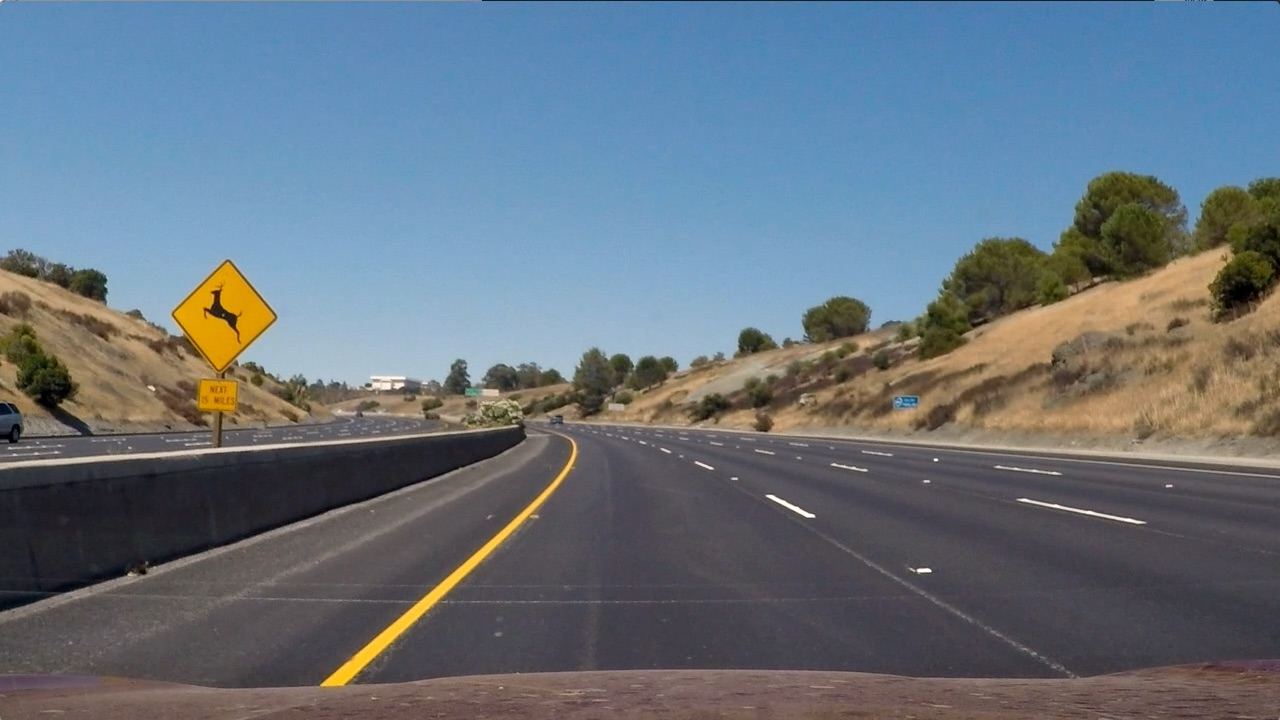
#> input picture test_images/test2.jpg, 1280 x 720 px
$ python image_pipline.py   (older library calls are emulated)
#> lines starting #> are read from the running program, lines starting #| are printed output that depends on the picture; after the words box and inside, x2 and y2 are one past the last pixel; in counts of white or black regions, pixels touching at a corner belong together
### camera_undistort.py
def calc_calibration_params():
    """Calculate and return camera matrix and distortion coefficients."""
    import cv2
    import glob
    import numpy as np

    # prepare object points, like (0,0,0), (1,0,0), (2,0,0) ....
    objp = np.zeros((6 * 9, 3), np.float32)
    objp[:, :2] = np.mgrid[0:9, 0:6].T.reshape(-1, 2)

    # Arrays to store object points and image points from all the images.
    obj_points = []  # 3d points in real world space
    img_points = []  # 2d points in image plane.

    # Make a list of calibration images
    images = glob.glob('camera_cal/calibration*.jpg')

    # Step through the list and search for chessboard corners
    for idx, filename in enumerate(images):
        image = cv2.imread(filename)
        gray = cv2.cvtColor(image, cv2.COLOR_BGR2GRAY)

        # Find the chessboard corners
        ret, corners = cv2.findChessboardCorners(gray, (9, 6), None)

        # If found, add object points, image points
        if ret:
            obj_points.append(objp)
            img_points.append(corners)

    # Do camera calibration given object points and image points
    ret, mtx, dist, rvecs, tvecs = cv2.calibrateCamera(obj_points, img_points, image.shape[1::-1], None, None)
    return mtx, dist


def get_calibration_params():
    """Get the calibration params from pickled file.
       If file not exists, compute it and cache it by pickle."""
    import os
    import pickle

    filename = 'calibration_params.p'
    if os.path.exists(filename):
        return pickle.load(open(filename, 'rb'))
    else:
        mtx, dist = calc_calibration_params()
        with open(filename, 'wb') as f:
            pickle.dump((mtx, dist), f, pickle.HIGHEST_PROTOCOL)
        return mtx, dist


def undistort_image(image):
    """Undistort the image using calculated calibration params"""
    import cv2

    mtx, dist = get_calibration_params()
    return cv2.undistort(image, mtx, dist, None, mtx)


# [18 lines that do not run on import are left out]

### threshold.py
import cv2
import numpy as np


def abs_sobel_thresh(img, orient='x', sobel_kernel=3, thresh=(0, 255)):
    # 1) Convert to grayscale
    gray = cv2.cvtColor(img, cv2.COLOR_RGB2GRAY)

    # 2) Take the derivative in x or y given orient = 'x' or 'y'
    if orient == 'x':
        sobel = cv2.Sobel(gray, cv2.CV_64F, 1, 0, ksize=sobel_kernel)
    else:
        sobel = cv2.Sobel(gray, cv2.CV_64F, 0, 1, ksize=sobel_kernel)

    # 3) Take the absolute value of the derivative or gradient
    abs_sobel = np.absolute(sobel)

    # 4) Scale to 8-bit (0 - 255) then convert to type = np.uint8
    scaled_sobel = np.uint8(abs_sobel * 255 / np.max(abs_sobel))

    # 5) Create a mask of 1's where the scaled gradient magnitude
    # is > thresh_min and < thresh_max
    binary_output = np.zeros_like(scaled_sobel)
    binary_output[(scaled_sobel >= thresh[0]) & (scaled_sobel <= thresh[1])] = 1

    return binary_output


# [41 lines left out: functions mag_thresh, dir_threshold, not called in this run]


def hls_select(img, selected, thresh=(0, 255)):
    # 1) Convert to HLS color space
    hls = cv2.cvtColor(img, cv2.COLOR_RGB2HLS)

    # 2) Apply a threshold to the selected channel
    idx = {'h': 0, 'l': 1, 's': 2}[selected.lower()]
    channel = hls[:, :, idx]

    binary_output = np.zeros_like(channel)
    binary_output[(channel > thresh[0]) & (channel <= thresh[1])] = 1
    return binary_output


# [11 lines left out: function hsv_select, not called in this run]


def suppress_shadow(img):
    r, g, b = img[:, :, 0], img[:, :, 1], img[:, :, 2]

    binary_output = np.zeros_like(r)
    binary_output[(r > 30) | (g > 30) | (b > 30)] = 1
    return binary_output


def rgb_white(img):
    r, g, b = img[:, :, 0], img[:, :, 1], img[:, :, 2]

    binary_output = np.zeros_like(r)
    binary_output[(r >= 210) & (g >= 200) & (b >= 190)] = 1
    return binary_output


def combined_threshold(image):
    """return the binary warp result of the image"""
    ksize = 5

    # Apply each of the thresh-holding functions
    gradx = abs_sobel_thresh(image, orient='x', sobel_kernel=ksize, thresh=(50, 255))
    grady = abs_sobel_thresh(image, orient='y', sobel_kernel=ksize, thresh=(100, 255))
    s_channel = hls_select(image, selected='s', thresh=(180, 255)) & suppress_shadow(image)
    white = rgb_white(image)
    shadowed_yellow = hls_select(image, selected='h', thresh=(18, 63)) & \
                      hls_select(image, selected='s', thresh=(55, 255)) & \
                      hls_select(image, selected='l', thresh=(0, 140))

    combined = gradx | grady | s_channel | shadowed_yellow | white
    return combined


# [21 lines that do not run on import are left out]

### perspective_transform.py
import numpy as np
import cv2

# source matrix
src = np.array([[580, 460],
                [203, 720],
                [1127, 720],
                [705, 460]], dtype=np.float32)

# target matrix to transform to
dst = np.array([[320, 0],
                [320, 720],
                [960, 720],
                [960, 0]], dtype=np.float32)
left_end, right_end = 250, 1080

# transform matrix
trans_matrix = cv2.getPerspectiveTransform(src, dst)
invert_matrix = cv2.getPerspectiveTransform(dst, src)


def original2bird_eye(image):
    return cv2.warpPerspective(image, trans_matrix, image.shape[1::-1], flags=cv2.INTER_LINEAR)


def bird_eye2original(image):
    return cv2.warpPerspective(image, invert_matrix, image.shape[1::-1], flags=cv2.INTER_LINEAR)


# [18 lines that do not run on import are left out]

### find_lane_line.py
from queue import PriorityQueue

import numpy as np
from perspective_transform import left_end, right_end

# Define conversions in x and y from pixels space to meters
ym_per_pix = 30 / 720  # meters per pixel in y dimension
xm_per_pix = 3.7 / 700  # meters per pixel in x dimension


def calc_lane_lines(binary_warped, prev_fit=None):
    # Identify the x and y positions of all nonzero pixels in the image
    nonzero = binary_warped.nonzero()
    nonzero_y = np.array(nonzero[0])
    nonzero_x = np.array(nonzero[1])

    # Search margin for window and fit line area
    margin = 100

    # Lane line points to compute
    left_lane_indices = []
    right_lane_indices = []

    if prev_fit:

        left_fit, right_fit = prev_fit
        left_lane_indices = (
            (nonzero_x > (left_fit[0] * (nonzero_y ** 2) + left_fit[1] * nonzero_y + left_fit[2] - margin)) &
            (nonzero_x < (left_fit[0] * (nonzero_y ** 2) + left_fit[1] * nonzero_y + left_fit[2] + margin)))

        right_lane_indices = (
            (nonzero_x > (right_fit[0] * (nonzero_y ** 2) + right_fit[1] * nonzero_y + right_fit[2] - margin)) &
            (nonzero_x < (right_fit[0] * (nonzero_y ** 2) + right_fit[1] * nonzero_y + right_fit[2] + margin)))

        bottom_y = binary_warped.shape[0] - 1
        left_x_base = left_fit[0] * bottom_y ** 2 + left_fit[1] * bottom_y + left_fit[2]
        right_x_base = right_fit[0] * bottom_y ** 2 + right_fit[1] * bottom_y + right_fit[2]

    else:

        # number of sliding windows and window height
        n_windows = 9
        window_height = np.int(binary_warped.shape[0] / n_windows)

        # minimum number of pixels to recenter window
        min_pixel = 50

        # Get starting point for the left and right lines
        histogram = np.sum(binary_warped[binary_warped.shape[0] / 2:, :], axis=0)
        midpoint = np.int((left_end + right_end) / 2)
        left_x_base = np.argmax(histogram[left_end:midpoint]) + left_end
        right_x_base = np.argmax(histogram[midpoint:right_end]) + midpoint

        # Current positions to be updated for each window
        left_x_current = left_x_base
        right_x_current = right_x_base

        for window in range(n_windows):
            # Identify left and right window boundaries in x and y
            win_y_low = binary_warped.shape[0] - (window + 1) * window_height
            win_y_high = binary_warped.shape[0] - window * window_height
            win_left_x_low = left_x_current - margin
            win_left_x_high = left_x_current + margin
            win_right_x_low = right_x_current - margin
            win_right_x_high = right_x_current + margin

            # Identify the nonzero pixels in x and y within the window
            good_left_indices = ((nonzero_y >= win_y_low) & (nonzero_y < win_y_high) &
                                 (nonzero_x >= win_left_x_low) & (nonzero_x < win_left_x_high)).nonzero()[0]
            good_right_indices = ((nonzero_y >= win_y_low) & (nonzero_y < win_y_high) &
                                  (nonzero_x >= win_right_x_low) & (nonzero_x < win_right_x_high)).nonzero()[0]
            left_lane_indices.append(good_left_indices)
            right_lane_indices.append(good_right_indices)

            # Recenter next window if necessary
            if len(good_left_indices) > min_pixel:
                left_x_current = np.int(np.mean(nonzero_x[good_left_indices]))
            if len(good_right_indices) > min_pixel:
                right_x_current = np.int(np.mean(nonzero_x[good_right_indices]))

        # Concatenate the arrays of indices
        left_lane_indices = np.concatenate(left_lane_indices)
        right_lane_indices = np.concatenate(right_lane_indices)

    # Extract left and right line pixel positions
    left_x = nonzero_x[left_lane_indices]
    left_y = nonzero_y[left_lane_indices]
    right_x = nonzero_x[right_lane_indices]
    right_y = nonzero_y[right_lane_indices]

    # Overlap two lane lines
    move_distance = int(right_x_base - left_x_base)

    left_set = set([(x, y) for x, y in np.dstack((left_x, left_y)).reshape(-1, 2).tolist()])
    right_set = set([(x, y) for x, y in np.dstack((right_x, right_y)).reshape(-1, 2).tolist()])

    queue = PriorityQueue()
    for shift in range(move_distance - 100, move_distance + 100):
        overlap_num = sum([1 for x, y in right_set if (x - shift, y) in left_set])
        queue.put((-1 * overlap_num, shift))
    dist = np.average([queue.get()[1] for _ in range(5)])

    left_x, left_y, right_x, right_y = (
        np.concatenate((left_x, right_x - dist)).astype(np.uint32),
        np.concatenate((left_y, right_y)).astype(np.uint32),
        np.concatenate((right_x, left_x + dist)).astype(np.uint32),
        np.concatenate((right_y, left_y)).astype(np.uint32)
    )

    # Fit a second order polynomial to each
    left_fit = np.polyfit(left_y, left_x, 2)
    right_fit = np.polyfit(right_y, right_x, 2)

    # Generate x and y values for plotting
    plot_y = np.linspace(0, binary_warped.shape[0] - 1, binary_warped.shape[0])
    left_fit_x = left_fit[0] * plot_y ** 2 + left_fit[1] * plot_y + left_fit[2]
    right_fit_x = right_fit[0] * plot_y ** 2 + right_fit[1] * plot_y + right_fit[2]

    left_points = np.dstack((left_x, left_y))
    right_points = np.dstack((right_x, right_y))
    curvature = get_curvature(left_x, left_y, np.max(plot_y))

    out_img = np.dstack((binary_warped, binary_warped, binary_warped)) * 255
    # out_img[nonzero_y[left_lane_indices], nonzero_x[left_lane_indices]] = [255, 0, 0]
    # out_img[nonzero_y[right_lane_indices], nonzero_x[right_lane_indices]] = [0, 0, 255]
    out_img[left_y, left_x] = [255, 0, 0]
    out_img[right_y, right_x] = [0, 0, 255]

    return {
        'left_points': left_points,
        'right_points': right_points,
        'left_fit_x': left_fit_x,
        'right_fit_x': right_fit_x,
        'left_fit': left_fit,
        'right_fit': right_fit,
        'plot_y': plot_y,
        'curvature': curvature,
        'out_img': out_img,
        'binary_warped': binary_warped
    }


# [12 lines left out: function get_curvature, not called in this run]

### image_pipline.py
import numpy as np
import cv2

from camera_undistort import undistort_image
from threshold import combined_threshold
from perspective_transform import original2bird_eye, invert_matrix
from find_lane_line import calc_lane_lines, xm_per_pix


def process_image(image, debug=False):
    undistorted = undistort_image(image)
    threshold = combined_threshold(undistorted)
    bird_eye = original2bird_eye(threshold)
    lane_line_params = calc_lane_lines(bird_eye)
    result = draw_lane_lines(undistorted, lane_line_params)

    if debug:
        f, axarr = plt.subplots(3, 2, figsize=(15, 15))
        axarr[0, 0].imshow(undistorted)
        axarr[0, 0].set_title('Undistorted Image')

        axarr[0, 1].imshow(threshold, cmap='gray')
        axarr[0, 1].set_title('Threshold Image')

        axarr[1, 0].imshow(original2bird_eye(undistorted))
        axarr[1, 0].set_title('Bird Eye Image')

        axarr[1, 1].imshow(bird_eye, cmap='gray')
        axarr[1, 1].set_title('Bird Eye threshold Image')

        axarr[2, 0].imshow(lane_line_params['out_img'])
        axarr[2, 0].plot(lane_line_params['left_fit_x'], lane_line_params['plot_y'], color='yellow')
        axarr[2, 0].plot(lane_line_params['right_fit_x'], lane_line_params['plot_y'], color='yellow')
        axarr[2, 0].set_title('Curvature Image')

        axarr[2, 1].imshow(result)
        axarr[2, 1].set_title('Result Image')
        plt.show()

    return result


# [39 lines left out: function draw_lane_lines, not called in this run]


if __name__ == '__main__':
    import argparse
    import cv2
    import matplotlib.pyplot as plt

    parser = argparse.ArgumentParser('Display processed image.')
    parser.add_argument('-f', default='test_images/test2.jpg', help='path to test image')
    args = parser.parse_args()

    image = cv2.imread(args.f)
#> image is the input picture: shape (720, 1280, 3); mean B, G, R 125.5, 114.6, 102.8
    image = cv2.cvtColor(image, cv2.COLOR_BGR2RGB)
    result = process_image(image, debug=True)
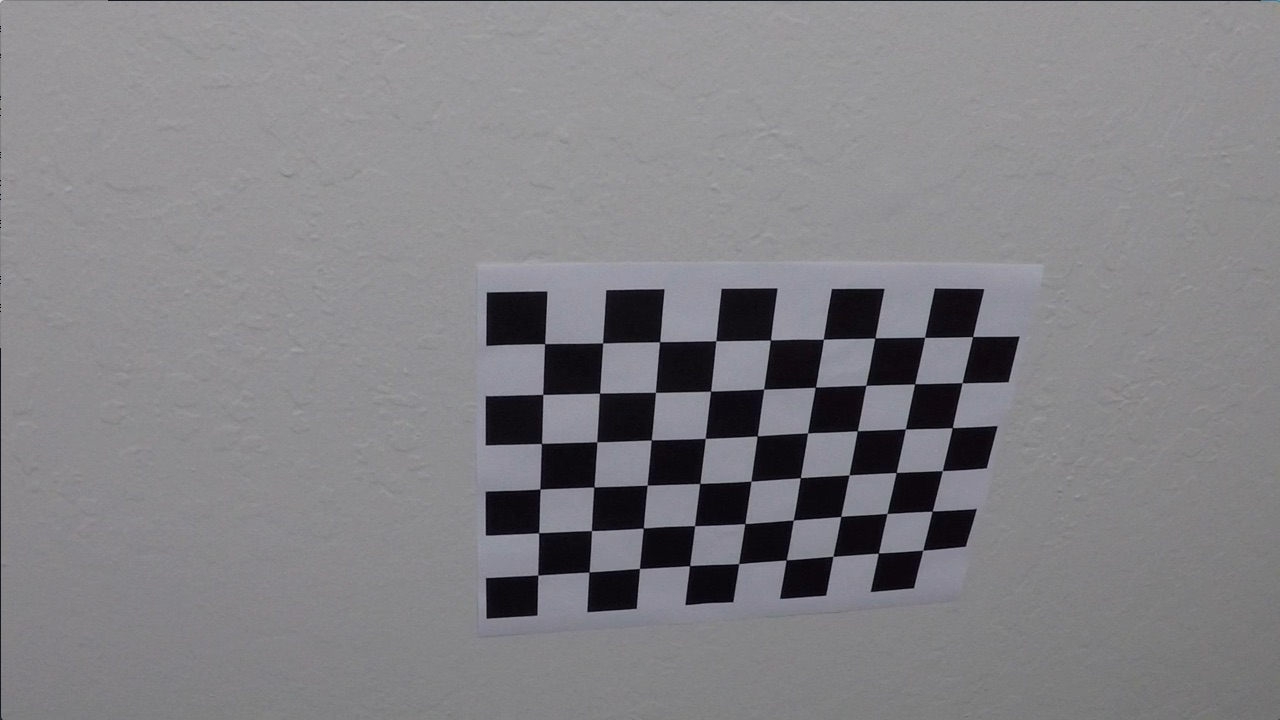
#> input picture camera_cal/calibration10.jpg, 1280 x 720 px
#> in calc_calibration_params, image is the input picture: shape (720, 1280, 3); mean B, G, R 133.1, 129.4, 130.2
#> in calc_calibration_params, `ret, corners = cv2.findChessboardCorners(gray, (9, 6), None)`: ret = True; corners = 54 rows, first 8: [545.3, 343.1], [602.7, 342.8], [660.1, 341.3], [715.8, 340.7], [770.6, 340], [823.5, 339.2], [874.3, 338.5], [925.1, 337.4]
#> in calc_calibration_params, `ret, mtx, dist, rvecs, tvecs = cv2.calibrateCamera(obj_points, img_poi..`: ret = 0.68; mtx = [[1143.7, 0, 681.7], [0, 1109.2, 367.7], [0, 0, 1]]; dist = [[-0.515, 2.99, -0.00876, 0.00937, 1.41]]; rvecs = ([0.451, -0.252, 0.0361],); tvecs = ([-2.31, -0.422, 19.12],)
#> in get_calibration_params, `mtx, dist = calc_calibration_params()`: dist = [[-0.515, 2.99, -0.00876, 0.00937, 1.41]]
#> in combined_threshold, `gradx = abs_sobel_thresh(image, orient='x', sobel_kernel=ksize, thresh..`:
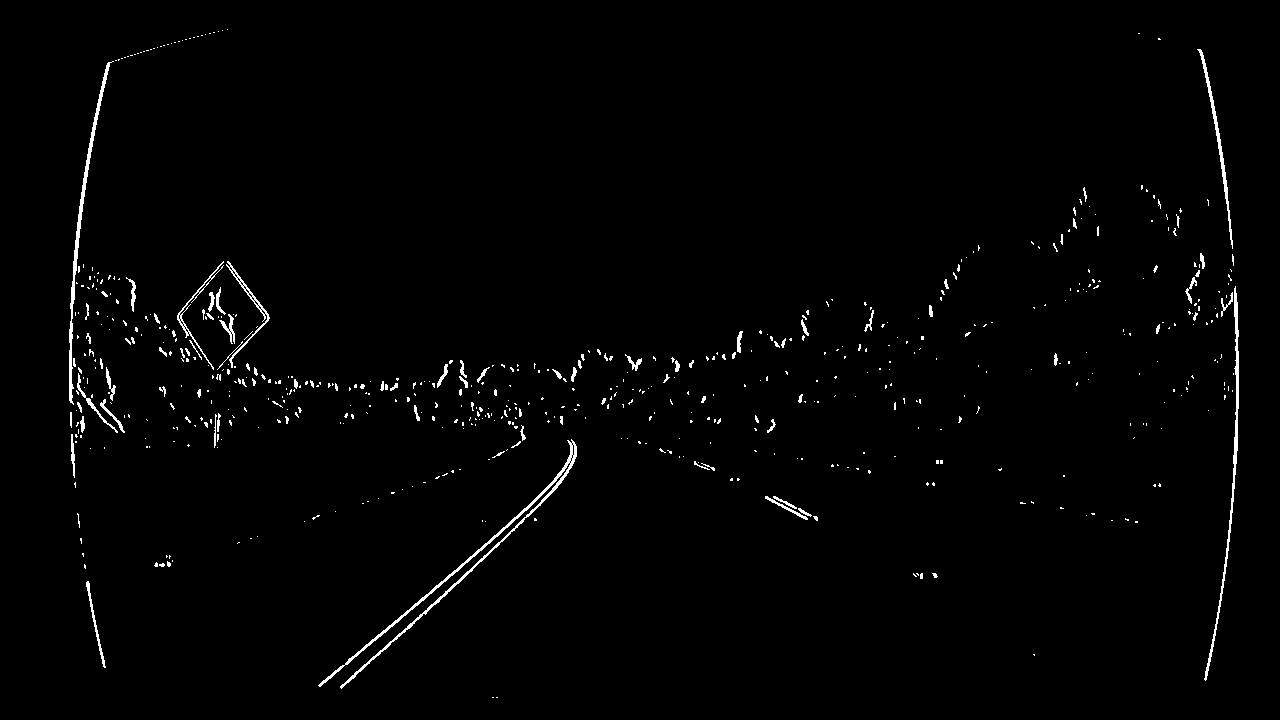
#> gradx: shape (720, 1280); values 0 (black) and 1 (white), 1.3% white in thin lines or dots, all inside (x1, y1, x2, y2) = (69, 29, 1239, 698)
#> call 2 of hls_select, with selected = 'h', thresh = (18, 63)
#> in hls_select (call 2), `channel = hls[:, :, idx]`:
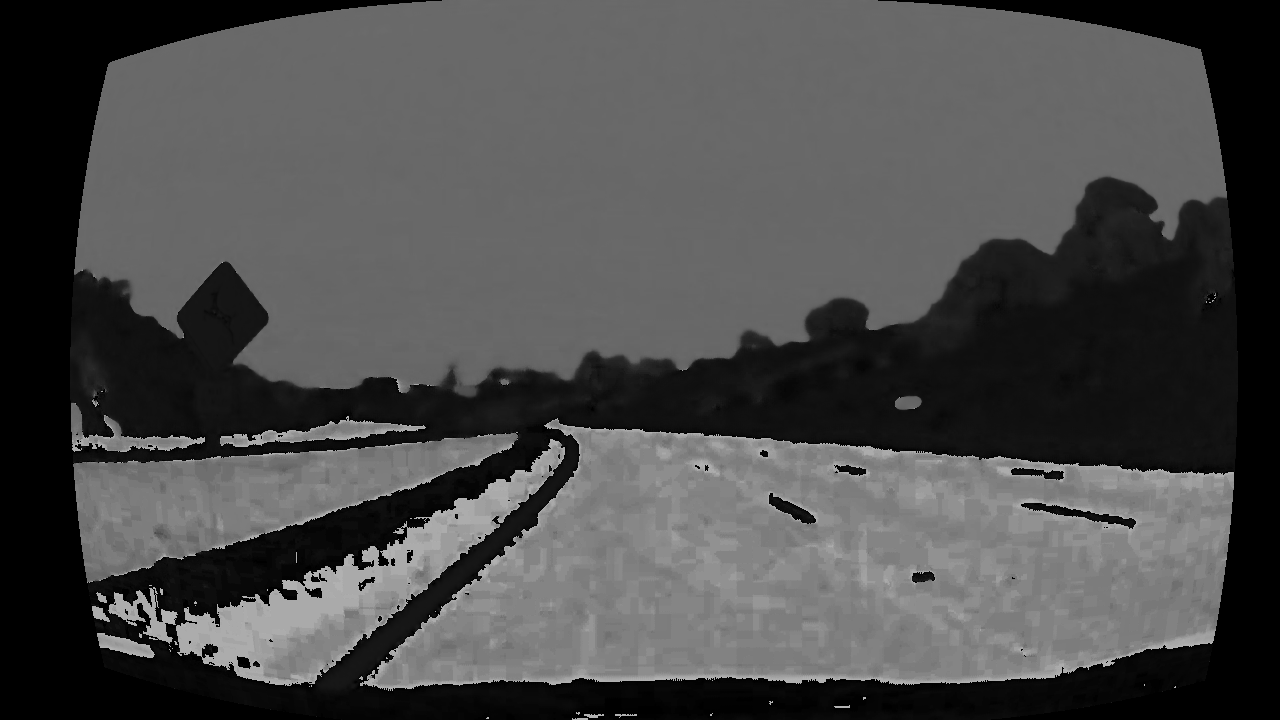
#> channel: shape (720, 1280); min 0, max 179, mean 75.8
#> in original2bird_eye, `return cv2.warpPerspective(image, trans_matrix, image.shape[1::-1], fl..`:
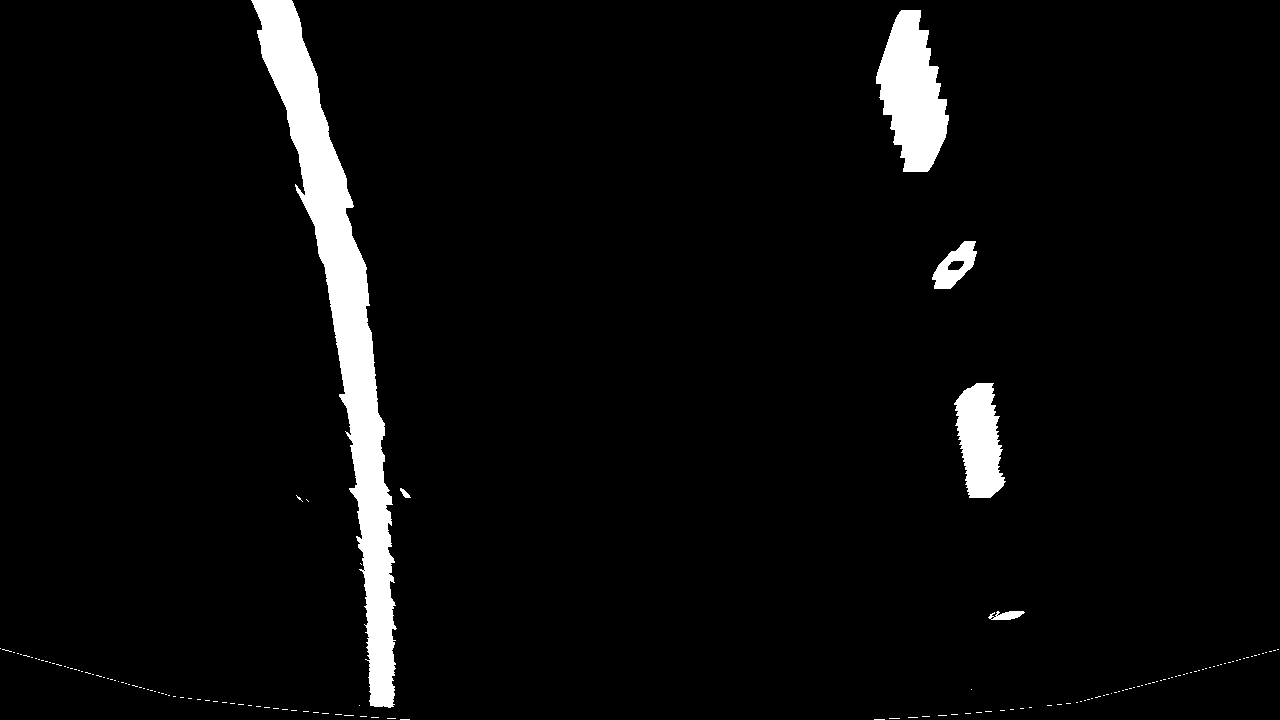
#> returned value: shape (720, 1280); values 0 (black) and 1 (white), 4.2% white; 145 white regions (139 under 20 px), largest, box (x1, y1, x2, y2) and area: (251, 0, 397, 708) 24947, (876, 10, 949, 172) 7535, (954, 383, 1006, 498) 4111, (932, 241, 977, 289) 1112, (988, 611, 1025, 620) 224, (400, 488, 411, 498) 52
#> in calc_lane_lines, `nonzero = binary_warped.nonzero()`: nonzero = 38494 positions, rows 0 to 719, columns 0 to 1278
#> (the run stopped early here; a loop or call above may not have finished)
